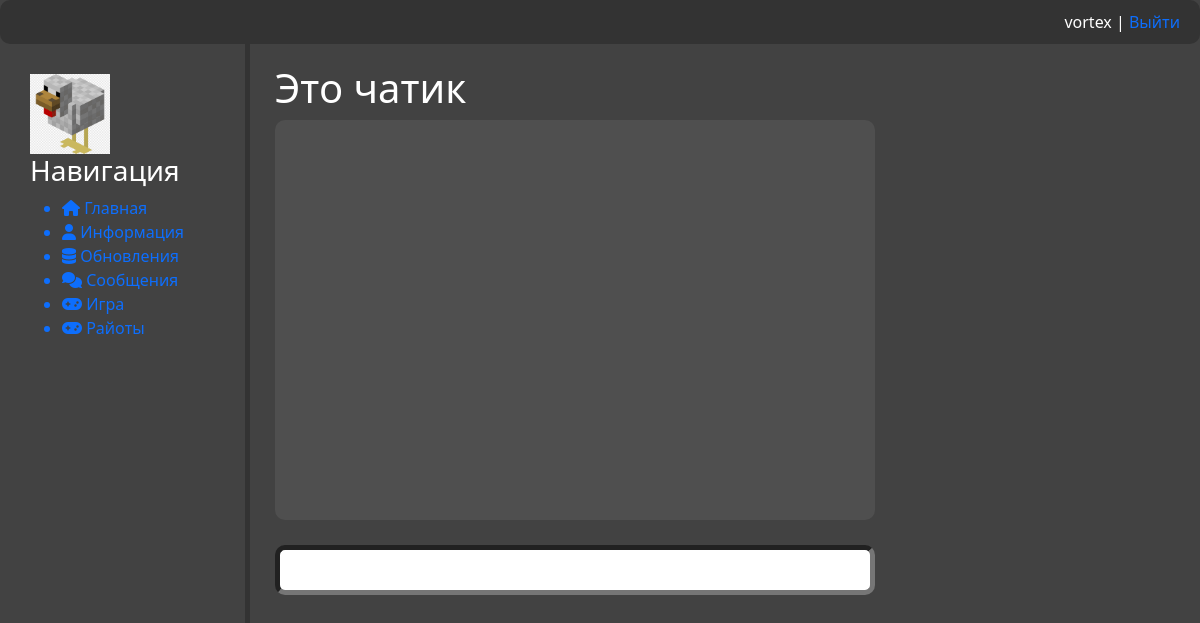
The app's page /chat/ (signed in), older data.
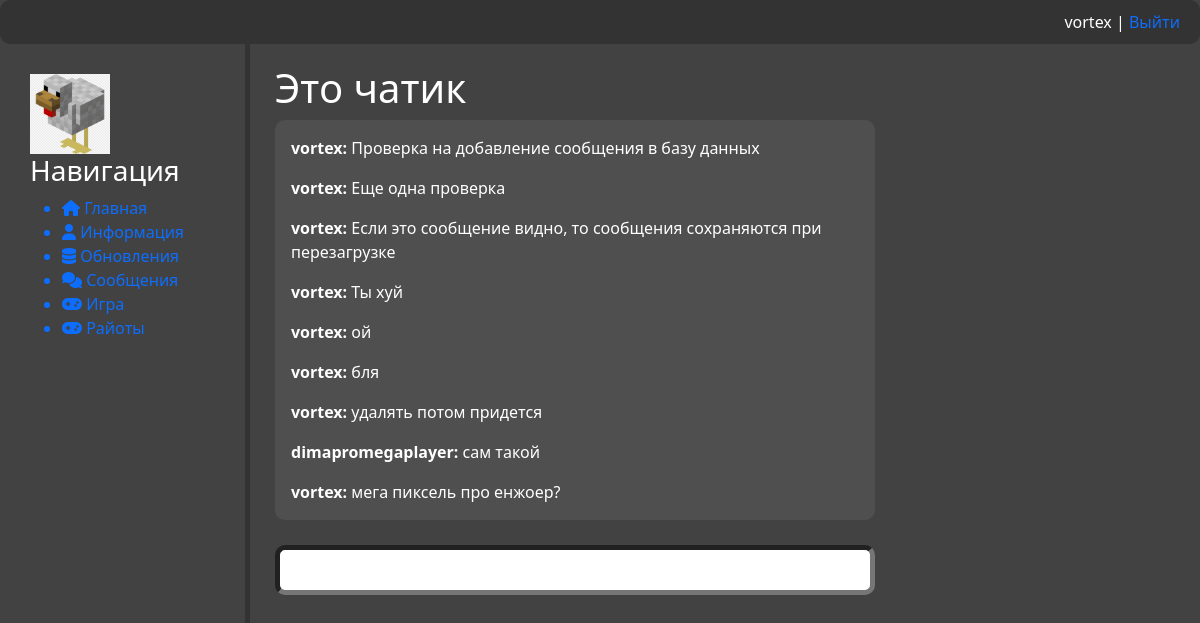
The same page, newer data.
### chat/models.py (models this page shows)
class Messages(models.Model):
    sender = models.ForeignKey(User, on_delete=models.PROTECT, null=True, related_name='sent_messages')
    target = models.ForeignKey(User, on_delete=models.PROTECT, null=True, related_name='received_messages')
    message = models.TextField('Сообщение')
    date = models.DateTimeField('Дата', auto_now_add=True)

### chat/views.py (the view)
# urls.py: path('', views.ChatHome.as_view(), name='chat')
class ChatHome(LoginRequiredMixin, ListView):
    queryset = Messages.objects.all()
    template_name = 'chat/home.html'
    context_object_name = 'chat'
    login_url = reverse_lazy('not_auth')
    def get_context_data(self, *, object_list=None, **kwargs):
        context = super().get_context_data(**kwargs)
        context['title'] = 'Чатик'
        return context

### chat/templates/chat/home.html (shortened to what this page needs)
{% extends 'main/layout.html' %}
{% block content %}
<h1>Это чатик</h1>
<div class="chat_main">
    <div id="messages" class="messages">
        {% if object_list %}
            {% for elem in chat %}
                    <p class="msg"><strong> {{elem.sender}}: </strong>{{elem.message}}</p>
            {% endfor %}
        {% endif %}
    </div>
    <form id="form_msg", class="form_msg">
        <input name="message" rows="3" class="message"></input>
    </form>
</div>
{% endblock %}

### main/templates/main/layout.html (shortened to what this page needs)
<!DOCTYPE html>
{% load static %}
<html lang="en">
<head>
    <link rel="stylesheet" href="https://cdn.jsdelivr.net/npm/bootstrap@5.2.3/dist/css/bootstrap.min.css">
    <link rel="stylesheet" href="https://use.fontawesome.com/releases/v6.4.0/css/all.css">
    <link rel="stylesheet" href="{% static 'main/css/main.css' %}">
    <link rel="stylesheet" href="{% static 'main/css/chat.css' %}">
    <link rel="stylesheet" href="{% static 'main/css/pagination.css' %}">
</head>
<body>
    <header>
        <nav>
            <ul>
                <li style="margin-left: auto;">
                    {% if request.user.is_authenticated %}
                        {{user.username}} | <a href="{% url 'logout' %}"> Выйти </a>
                    {% else %}
                        <a href="{% url 'register' %}"> <i class="fa-solid fa-address-card"></i> Регистрация </a>
                    |
                        <a href="{% url 'login' %}"> <i class="fa-solid fa-right-to-bracket"></i> Авторизация </a></li>
                    {% endif %}
            </ul>
        </nav>
    </header>
    <div class="wrapper">
        <aside>
            <div style="display: inline-block;">
                <img src="{% static 'main/img/Chicken.png' %}" alt="Лого">
                <h3> Навигация </h3>
                <ul>
                    <a href="{% url 'home' %}"> <li> <i class="fas fa-house"></i> Главная</li> </a>
                    <a href="{% url 'info' %}"> <li> <i class="fas fa-user"></i> Информация</li> </a>
                    <a href="{% url 'data_base_home' %}"> <li> <i class="fas fa-database"></i> Обновления </li> </a>
                    <a href="{% url 'chat' %}"> <li> <i class="fa-solid fa-comments"></i> Сообщения </li> </a>
                    <a href="{% url 'game' %}"> <li> <i class="fa-solid fa-gamepad"></i> Игра </li> </a>
                    <a href="{% url 'riot_api' %}"> <li> <i class="fa-solid fa-gamepad"></i> Райоты </li> </a>
                </ul>
            </div>
        </aside>
        <main>
            {% block content %}
            {% endblock %}
        </main>
    </div>
</body>
</html>

### main/static/main/css/main.css (style rules this page uses)
:root { --white-text: #FFFFFF; --dividing-section: #333; }
body { overflow-y: hidden; background: #424242; color: var(--white-text); }
header { background-color: var(--dividing-section); color: var(--white-text); padding: 10px 20px; border-radius: 10px; }
a { text-decoration: none; }
nav ul { list-style: none; display: flex; margin: 0; padding: 0; }
nav li { margin-left: 20px; }
nav li:first-child { margin-left: 0; }
.wrapper { display: flex; align-items: flex-start; }
aside { float: left; width: 250px; padding: 2.5%; height: 100vh; border-right: 5px solid var(--dividing-section); }
aside img { width: 80px; height: 80px; float: left; }
main { width: 60%; float: left; margin-top: 20px; margin-left: 25px; word-wrap: break-word; }
form { margin-left: 25px; width: 450px; margin-top: 50px; }

### main/static/main/css/chat.css (style rules this page uses)
.chat_main { width: 600px; }
form.form_msg { margin: 0px; width: 100%; }
.messages { width: 100%; height: 400px; overflow-y: auto; background-color: #4F4F4F; border-radius: 10px; box-sizing: border-box; }
.message { margin-top: 25px; width: 100%; height: 50px; resize: vertical; border-radius: 10px; border-width: 5px; box-sizing: border-box; }
.msg { padding-top: 1em; padding-left: 1em; margin: 0px; }

Row changes from the older to the newer data that the page shows:
added Messages: sender "vortex", message "Проверка на добавление сообщения в базу данных"
added Messages: sender "vortex", message "Еще одна проверка"
added Messages: sender "vortex", message "Если это сообщение видно, то сообщения сохраняются при перезагрузке"
added Messages: sender "vortex", message "Ты хуй"
added Messages: sender "vortex", message "ой"
added Messages: sender "vortex", message "бля"
added Messages: sender "vortex", message "удалять потом придется"
added Messages: sender "dimapromegaplayer", message "сам такой"
added Messages: sender "vortex", message "мега пиксель про енжоер?"
